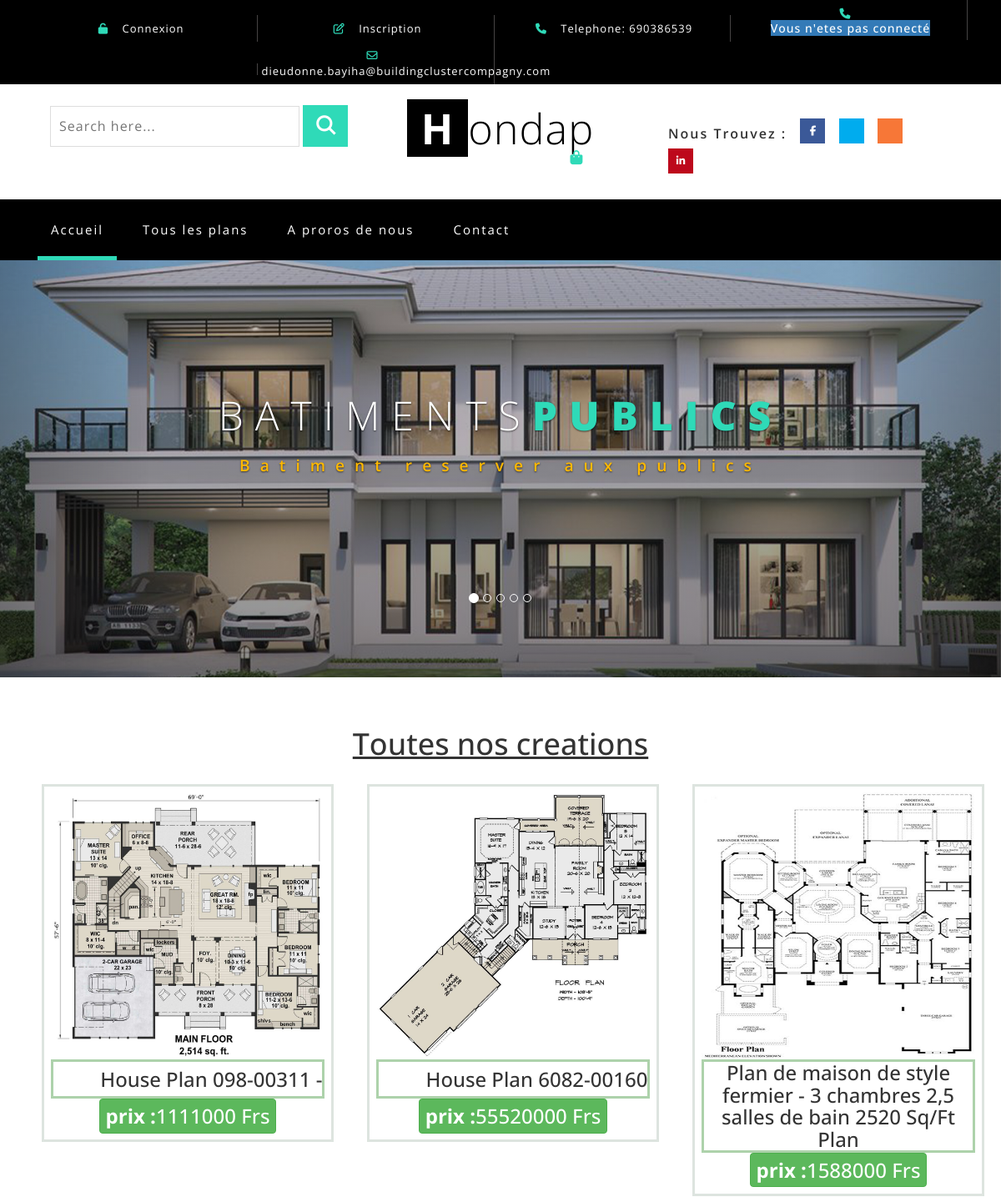
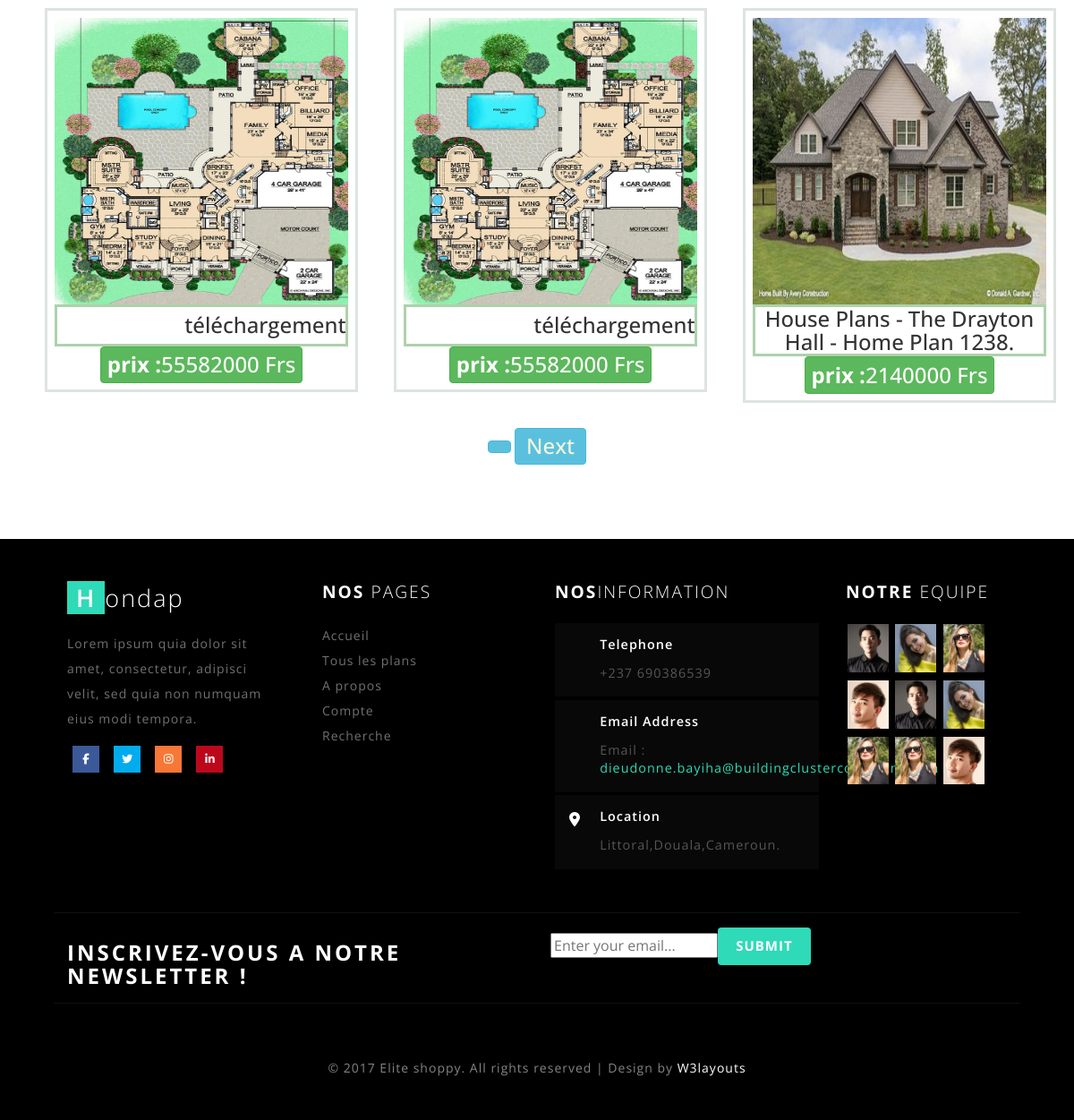
Page /list on the committed database (2 pictures, top to bottom).
### planbamt/models.py (models this page shows, shortened)
class Image(models.Model):
    create_at = models.DateTimeField(auto_now=True)
    nom = models.CharField(max_length=300)
    image = models.ImageField(upload_to='image_publie', blank=True, null=True)
    class Meta:
        ordering=['-create_at']
        verbose_name = 'image'
        verbose_name_plural = 'images'

class Plan(models.Model):
    create_at = models.DateTimeField(auto_now=True)
    titre = models.CharField(max_length=500)
    description = models.TextField()
    prix = models.IntegerField()
    image = models.ManyToManyField(Image, related_name='plan', blank=True)
    Categorie = models.ForeignKey(Categorie, related_name='caterogie', on_delete=models.CASCADE)
    class Meta:
        ordering=['-create_at']
        verbose_name = 'les Plans de batiment'
        verbose_name_plural = 'les Plans de batiments'

### planbamt/views.py (the view)
# urls.py: path('list',views.list,name='list'),
def list(request):
    plans=Plan.objects.all()
    paginator=Paginator(plans,6)
    num_page=request.GET.get('page')
    try:
        plans=paginator.page(num_page)
    except PageNotAnInteger:
        plans=paginator.page('1')
    except EmptyPage:
        plans=paginator.page(paginator.num_pages)
    context={
        'plan':plans,
        'paginator':True,
    }
    return render(request,'pages/list.html',context)

### templates/pages/list.html
{% extends 'pages/header.html' %} {% block content %} {% include "pages/indexe.html" with list_itre='Toutes nos creations'%}{% endblock content %}}}

### templates/pages/indexe.html (shortened to what this page needs)
<div id="myCarousel" class="carousel slide" data-ride="carousel">
    <ol class="carousel-indicators">
        <li data-target="#myCarousel" data-slide-to="0" class="active"></li>
        <li data-target="#myCarousel" data-slide-to="1" class=""></li>
        <li data-target="#myCarousel" data-slide-to="2" class=""></li>
        <li data-target="#myCarousel" data-slide-to="3" class=""></li>
        <li data-target="#myCarousel" data-slide-to="4" class=""></li>
    </ol>
    <div class="carousel-inner" role="listbox">
        <div class="item active">
            <div class="container">
                <div class="carousel-caption">
                    <h3>Batiments<span>publics</span></h3>
                    <p>Batiment reserver aux publics</p>
                </div>
            </div>
        </div>
    </div>
    <a class="left carousel-control" href="#myCarousel" role="button" data-slide="prev">
        <span class="glyphicon glyphicon-chevron-left" aria-hidden="true"></span>
    </a>
    <a class="right carousel-control" href="#myCarousel" role="button" data-slide="next">
        <span class="glyphicon glyphicon-chevron-right" aria-hidden="true"></span>
    </a>
</div>
<div class="container text-center" style="padding: auto; margin-top:5%; margin-bottom: 5%; box-shadow: 1ch;">
    {% if plan|length_is:"0" %}
    <div class="text-center">
        <h1>Desole pas de resultats trouver</h1>
    </div>
    <br/> {% else %}
    <div>
        <h1 class="wthree_text_info">
            <u>{{list_itre}}</u>
        </h1> <br/>
    </div>
    <div class="container">
        <div class="row ">
            {% for plans in plan %}
            <div class="carte col-md-4 ">
                <div class="box">
                    <div>
                        <div style="height: 20rem ">
                            <a href=" {% url 'detail' id_plan=plans.id %} ">
                                    {% for image in plans.image.all%}
                                        {% if image.image %}
                                                <img src="{{image.image.url}} " alt=" " style="width: 100%;height:100%; ">
                                        {% endif %}
                                    {% endfor %}
                            </a>
                        </div>
                        <div style="border: rgba(14, 121, 6, 0.339) solid; align-items: center;justify-content: center; display:flex;">
                            <h3>{{plans.titre}}</h3>
                        </div>
                    </div>
                    <div class="btn btn-success " style="padding: 2%;">
                        <h3><b>prix :</b><span>{{plans.prix}} </span> <span>Frs</span>
                        </h3>
                    </div>
                </div>
            </div>
            {% endfor %}
        </div>
    </div>
    {% if paginator%}
    <br/>
    <div class=" clearfix ">
        <nav class="arial-label ">
            <ul class="page ">
                <li class="btn btn-info ">
                </li>
                <li class="btn btn-info ">
                    {% if plan.has_next %}
                    <a href=" ?page={{plan.next_page_number}} ">
                        <h3 style="color:beige ">Next</h3>
                    </a> {% endif %}
                </li>
            </ul>
        </nav>
    </div>
    <br> {% endif %} {% endif %}
</div>

### planbamt/static/css/cssstyle.css (style rules this page uses)
.carte { background-color: rgb(255, 255, 255); }
.box { border: rgb(221, 228, 223) solid; height: 100%; margin: 1.5%; padding: 2%; }
.btn { margin-bottom: 1px; }

### planbamt/static/css/easy-responsive-tabs.css (style rules this page uses)
body { margin: 0px; padding: 0px; }
ul.resp-tabs-list, p { margin: 0px; padding: 0px; }

### rows in the picture
Plan: titre "House Plan 098-00311 -", prix "1111000"
Image: image (picture)
Plan: titre "House Plan 6082-00160", prix "55520000"
Image: image (picture)
Plan: titre "Plan de maison de style fermier - 3 chambres 2,5 salles de bain 2520 Sq/Ft Plan", prix "1588000"
Image: image (picture)
Plan: titre "téléchargement", prix "55582000"
Image: image (picture)
Plan: titre "téléchargement", prix "55582000"
Plan: titre "House Plans - The Drayton Hall - Home Plan 1238.", prix "2140000"
Image: image (picture)

### other values in the picture
{{ list_itre }} "Toutes nos creations"
